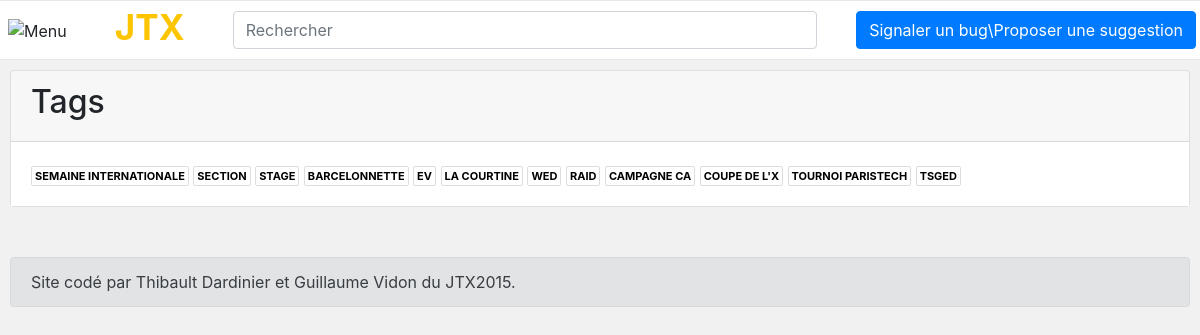
The page /tags/ on the database as committed earlier.
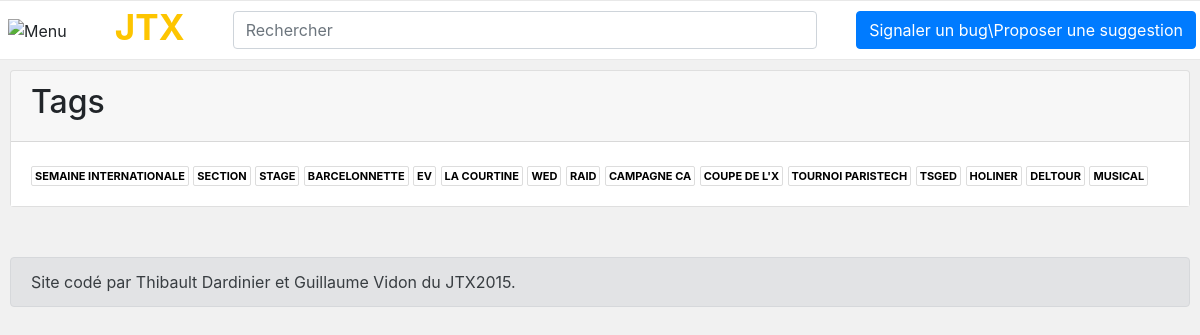
The same page on the database as committed later.
### videos/models.py (models this page shows, shortened)
class Tag(models.Model):
    titre = models.CharField(max_length=100)

### videos/views/general.py (the view)
# urls.py: url(r'^tags/$', views.tags, name='tags'),
def tags(request):
    tags = Tag.objects.all()
    context = {
        'tags': tags,
    }
    return render(request, 'tags.html', context)

### videos/templatetags/app_filters.py (called while the page is built)
@register.filter(name='get_list')
def get_list(name):
    from videos.models import Category
    if name=='categories':
        return  Category.objects.all()

@register.filter(name='replace_opacity')
def replace_opacity(color_string,opa):
    l=color_string.split(',')
    l[-1]=opa+')'
    return ','.join(l)

### videos/templates/tags.html
{% extends 'base.html' %}
{% block body %}
{% if tags %}
<div class="card">
		<div class="card-header" >
		  <h2 class="">Tags </h2>
		</div>
		<div class="card-body container-fluid" style="background-color:white;">
			{% for t in tags %}
			<a class="tag"  href="{% url 'tag' t.id 1 %}">{{ t.titre }}</a>
			{% endfor %}
		</div>
</div>
{% endif %}
{% endblock %}

### videos/templates/base.html (shortened to what this page needs)
{% load static %}
{% load app_filters %}
<!DOCTYPE html>
<html lang='fr'>
<head>
  <link rel="stylesheet" href="https://maxcdn.bootstrapcdn.com/bootstrap/4.0.0-beta/css/bootstrap.min.css">
  <link rel="stylesheet" href="{% static 'style.css' %}" />
   <link rel="stylesheet" href="https://cdn.datatables.net/1.10.16/css/dataTables.bootstrap4.min.css" />
   <link rel="stylesheet" href="https://cdn.datatables.net/responsive/2.1.1/css/responsive.bootstrap4.min.css" />
   <link href="http://vjs.zencdn.net/6.2.7/video-js.css" rel="stylesheet">
</head>
<body>
      <div id="central" >
        <div id="navigation_bar" class="d-flex justify-content-start align-items-center" style="z-index:100;">
            <a  class="p-2" onclick="h_r_lateral_bar()">
              <img class="" style="width:25px;" src={% static "admin/img/opticons/three-bars.svg" %} alt="Menu">
            </a>
          <a href="{% url 'index' %}" id="titre_site" class="d-none  d-md-block" style="width:150px;text-align:center;padding-bottom:5px;">
               <span id="titre_site_h1" class="" style="" > JTX </span>
          </a>
          <div id="search_bar" class="" style="width:100%;max-width:600px;">
              <form method="get" class="form-inline" action="{% url 'index' %}search/">
                <input autocomplete="off" id="search_input" placeholder="Rechercher" onblur="cacher_results()"
                onfocus="afficher_results()" name="q" class="form-control m-2 " onkeydown="select_lien(event)"
                onkeyup="showHint(event,this.value)" type="text" style="width:100%;min-width:0px;"
                >
              </form>
            </div>
          <a class="ml-auto btn btn-primary m-1 d-none d-md-block" href="https://docs.google.com/forms/u/0/d/e/1FAIpQLScnWrGA33Z6HbHlhkl-g0sqKDzbGaz16Yd0MVAl8hHbbWc_5g/viewform?usp=sf_link" target="_newtab">
              Signaler un bug\Proposer une suggestion
          </a>
        </div>
        <div id="body" >
              <div class="container-fluid" style="max-width:1400px;padding-right:10px;padding-left:10px;" >
              {% block body %}
              {% endblock %}
                <div class="alert alert-secondary" role="alert" style='margin-top:50px; '>
                        Site codé par Thibault Dardinier et Guillaume Vidon du JTX2015.
                </div>
              </div>
            </div>
          </div>
</body>
</html>

### videos/static/style.css (style rules this page uses)
a { outline: 0 !important; text-shadow: none !important; }
:-webkit-any-link { outline: 0 !important; text-decoration:none !important; }
#central { position: absolute; top: 0; bottom:0; left: 0; right: 0; }
body { overflow-y:scroll; }
#body { padding-top: 70px; -webkit-transition: all 0.2s linear; -moz-transition: all 0.2s linear; transition: all 0.2s linear; }
body { background-color: #f1f1f1; }
#navigation_bar { z-index: 1; background-color: white; width: 100%; border-style: solid; border-width: 1px; border-color:#e8e8e8; border-right-width:0px; border-left-width:0px; position:fixed; }
#titre_site { font-weight: 700; text-align: center; color:#FDC500; text-align:center; -webkit-transition: all 2s linear; -moz-transition: all 2s linear; transition: all 2s linear; }
#titre_site_h1 { font-weight: 700; font-size:35px; }
.tag { color:black; text-transform:uppercase; font-weight:700; font-size: 11px; padding-top: 2px; padding-bottom: 2px; padding-left: 3px; padding-right:3px; border-style: solid; border-width: 1px; border-radius: 2px; border-color: #DDDDDD; color:black; text-decoration: none; }

Rows that differ between the two databases and show on the page:
added Tag: titre "HOLINER"
added Tag: titre "DELTOUR"
added Tag: titre "MUSICAL"
